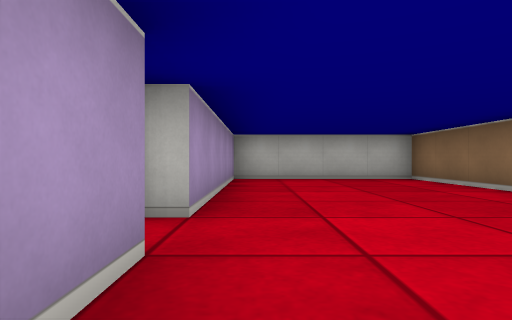
[1] (above)

24 first-person views from a walk through a cub3D maze. The camera is about half as high as the walls, looks level and sees 75° across. The floor is counted in squares. Each view is taken from the middle of a square. On the plan, view 1 faces up. The plan holds only what a view shows up to about 9 squares ahead; the rest is blank.

[2]
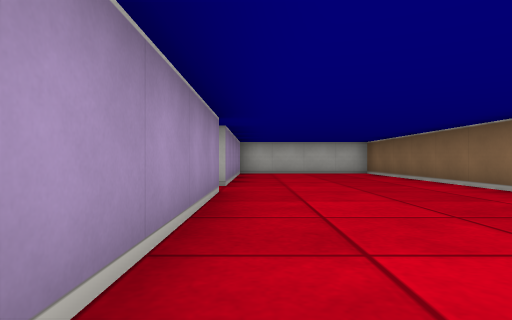

[3]
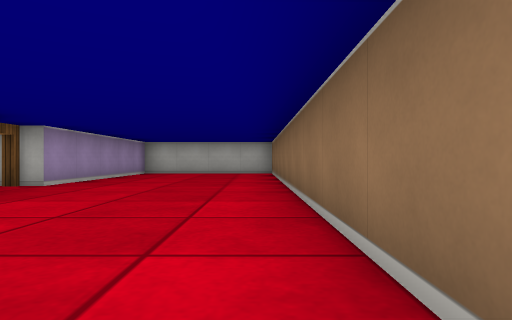

[4]
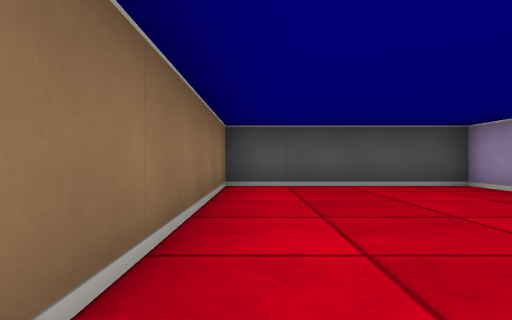

[5]
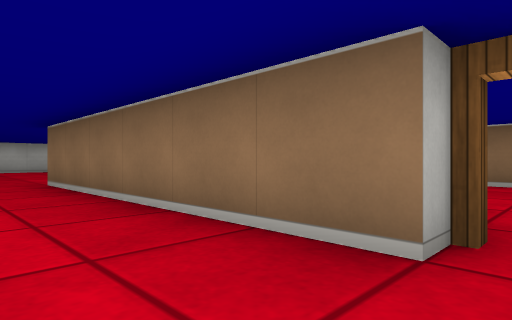

[6]
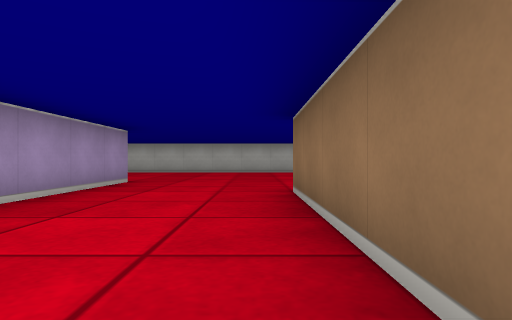

[7]
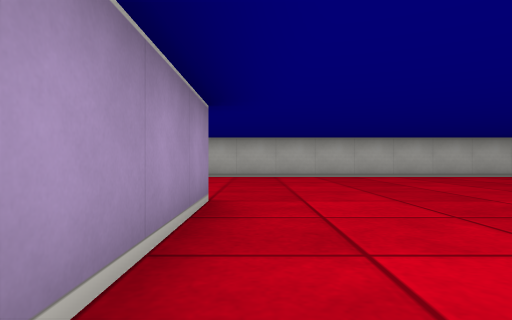

[8]
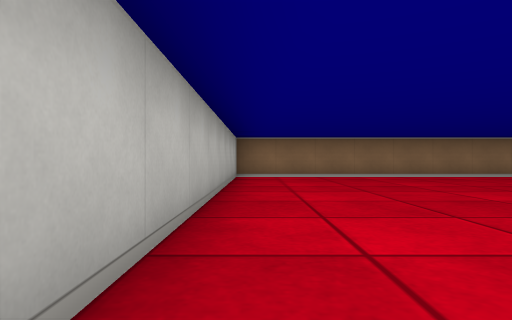

[9]
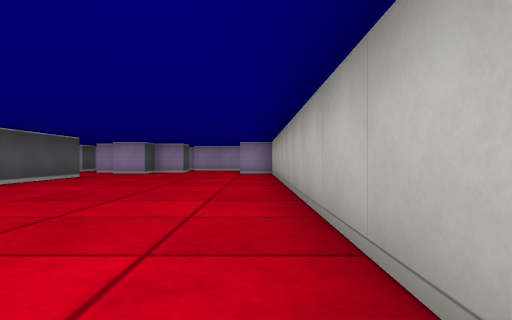

[10]
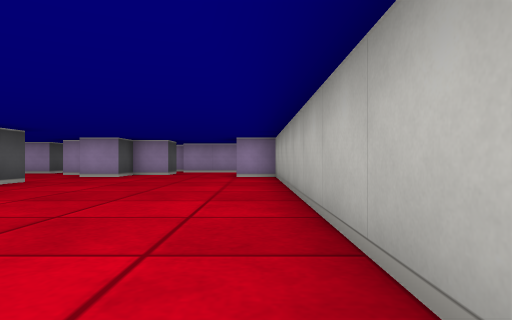

[11]
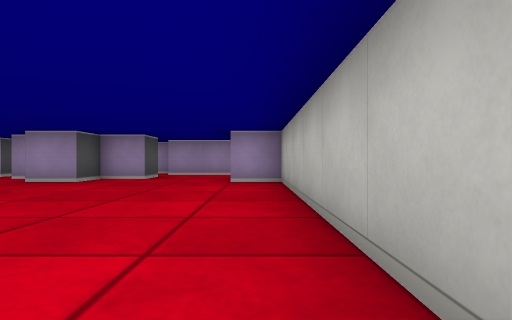

[12]
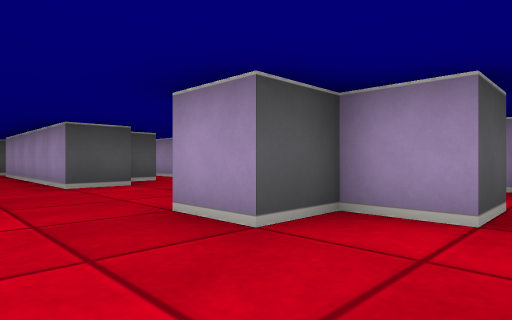

[13]
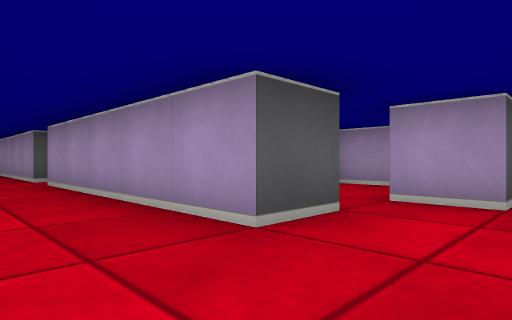

[14]
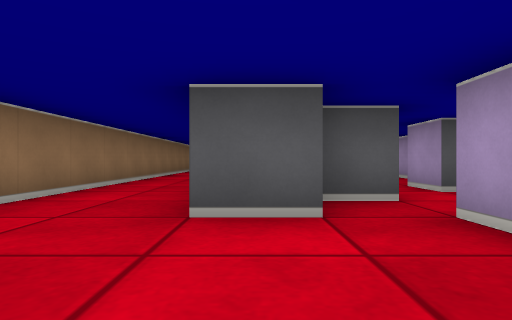

[15]
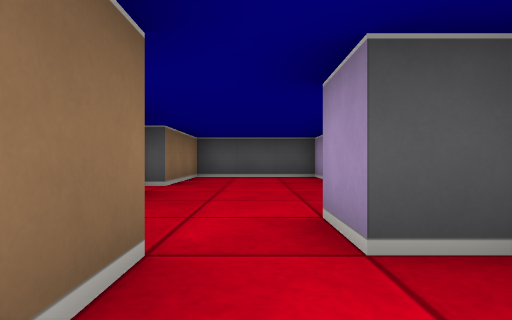

[16]
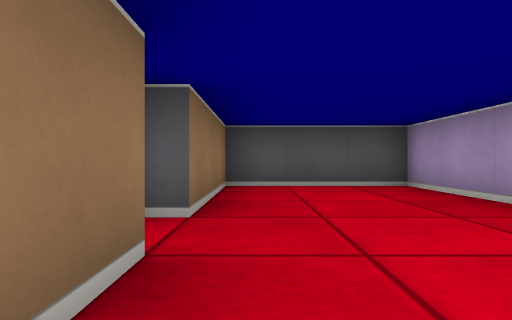

[17]
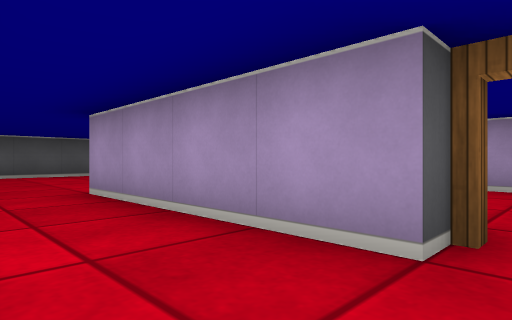

[18]
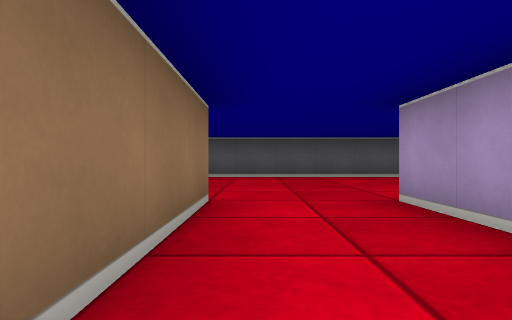

[19]
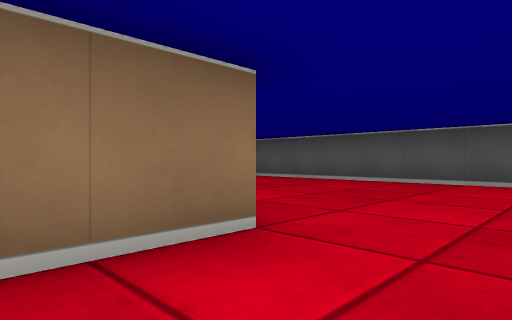

[20]
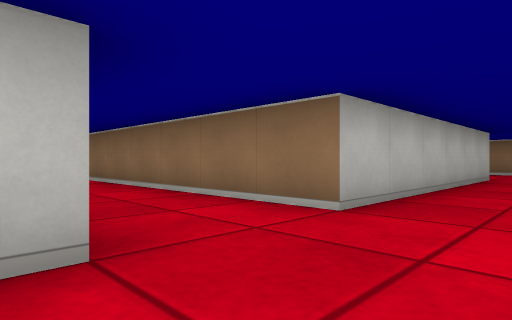

[21]
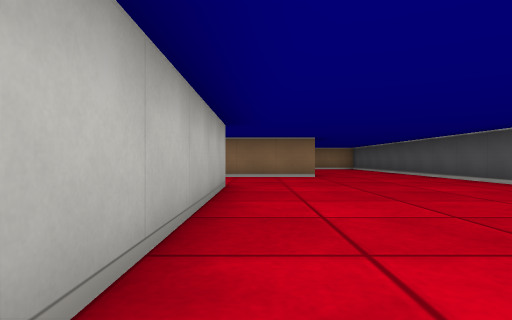

[22]
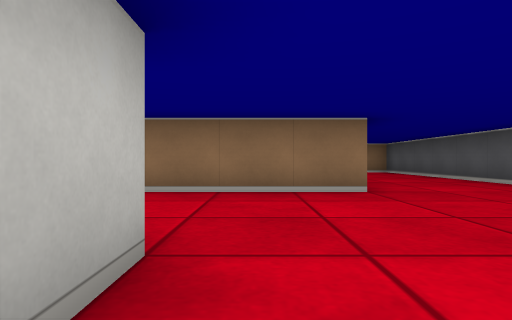

[23]
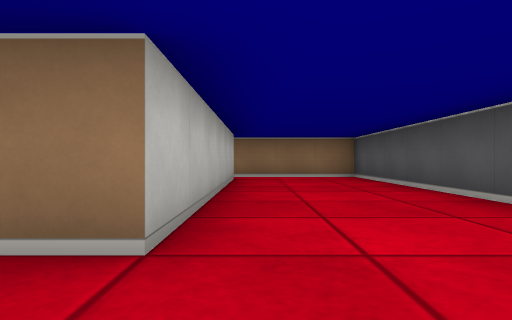

[24]
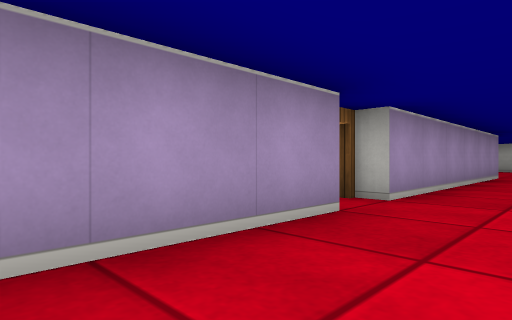

### Floor plan
Ten units are one square. View 1 is at (0, 0); x grows to the right and y downward. Boxes are objects, and circles mark ways between rooms. Rooms are numbered by the first view taken in them; rooms with no view inside come last. Other rooms are left out.
<svg viewBox="-170 -160 230 240">
<path fill="none" stroke="#000" d="M-5 -15 -5 35 35 35 35 -75 -5 -75 -5 -25M-45 -35 -45 -11M-15 -25 -15 -85M-45 25 -105 25 -105 -68M-45 -105 -45 -45M-125 -15 -125 25 -129 25M-105 -105 -78 -105M-135 -75 -125 -75 -125 -25M55 -84 55 -155 -125 -155 -125 -145M-145 -55 -145 -65 -136 -65M-145 -86 -145 -75M-41 75 55 75 55 44M44 45 -15 45 -15 15M-162 -55 -155 -55M-165 -68 -165 -56M-145 -125 -135 -125 -135 -115 -125 -115 -125 -105M-148 75 -58 75M-165 -24 -165 15 -135 15 -135 -15M-135 -25 -135 -34M-155 -55 -155 -45"/>
<circle cx="-10" cy="-20" r="3" fill="#2a7"/>
<circle cx="-130" cy="-20" r="3" fill="#2a7"/>
<circle cx="-150" cy="-50" r="3" fill="#2a7"/>
<text x="10" y="-20">1</text>
<text x="-40" y="-40">2</text>
<text x="-150" y="-20">3</text>
</svg>
Room 1 opens to room 2. Room 2 opens to room 3.

Where each view was taken, in squares from view 1:
view 1: 0 up, 0 right, facing up
view 2: 3 down, 0 right, facing up
view 3: 3 down, 3 right, facing up
view 4: 2 up, 3 right, facing down
view 5: 2 up, 3 left, facing up-right
view 6: 4 up, 2 left, facing up
view 7: 7 up, 4 left, facing up
view 8: 15 up, 3 left, facing right
view 9: 15 up, 2 left, facing left
view 10: 15 up, 4 left, facing left
view 11: 15 up, 6 left, facing left
view 12: 13 up, 11 left, facing down-left
view 13: 9 up, 11 left, facing down-left
view 14: 10 up, 13 left, facing down
view 15: 7 up, 15 left, facing down
view 16: 4 up, 14 left, facing down
view 17: 2 up, 11 left, facing down-left
view 18: 1 up, 11 left, facing down
view 19: 1 down, 12 left, facing down-right
view 20: 4 down, 13 left, facing up-right
view 21: 3 down, 10 left, facing right
view 22: 3 down, 6 left, facing right
view 23: 5 down, 3 left, facing right
view 24: 1 up, 3 left, facing up-left
